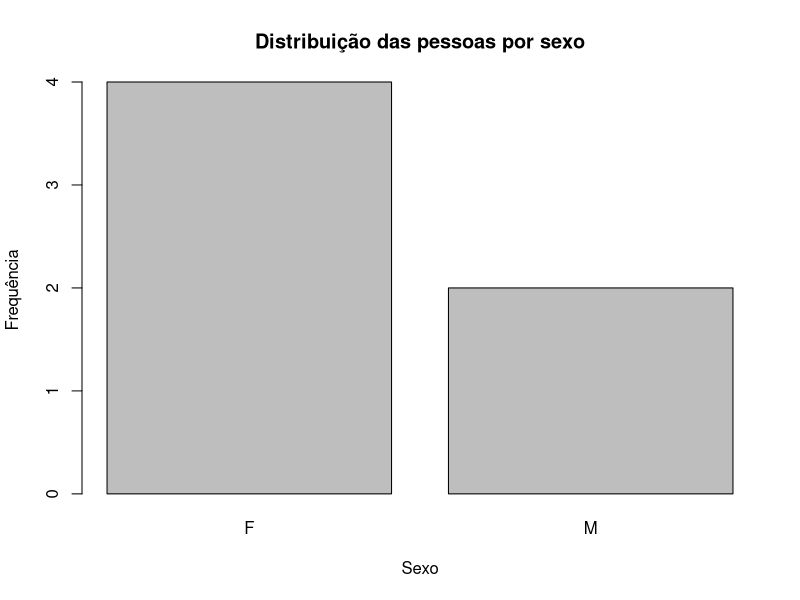
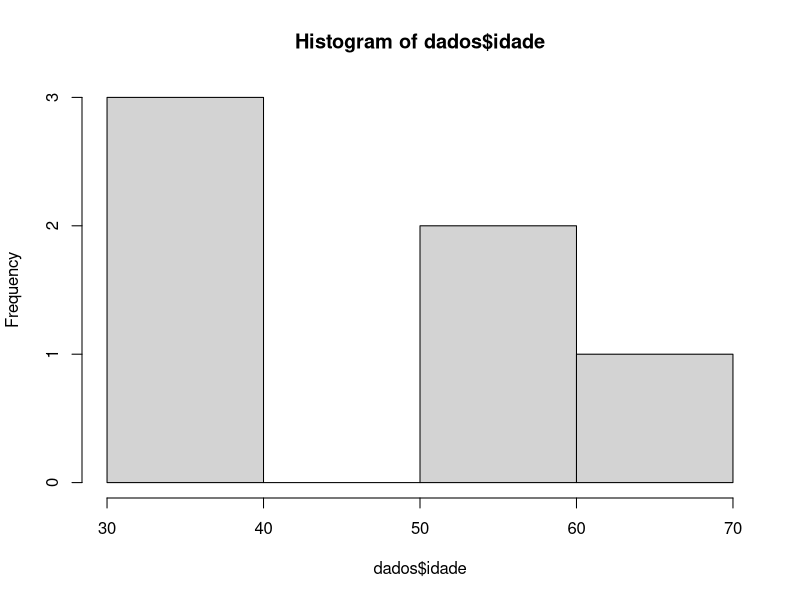

R code for these plots, in order:
# Meu primeiro script no R com Git e GitHub

# Leitura de dados
dados=read.csv("dados_teste.csv", header=TRUE, sep=";", dec=".")
head(dados)

# Estatísticas descritivas
min_idade=min(dados$idade)
max_idade=max(dados$idade)
media_idade=mean(dados$idade)
desv_pad=sd(dados$idade)
dist_freq_sexo=table(dados$sexo)

# Fazer um barplot
barplot(table(dados$sexo),main = "Distribuição das pessoas por sexo", xlab = "Sexo", ylab = "Frequência")

# Fazer histograma da idade 

hist(dados$idade)
